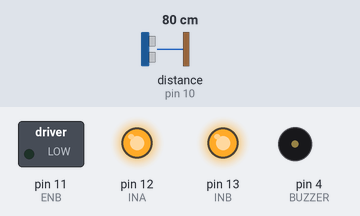
The sketch below on a simulated Arduino Uno, built with avr-gcc and run on an emulated ATmega328P. Shown: switched loads named in the sketch (green lamp = pin HIGH), output pins drawn as LEDs (lit = HIGH), buzzer (waves = sounding, pin HIGH). Inputs (shaded band) come from the test bench; at power-on: distance to the obstacle (sensor on pin 10) 80 cm. The echo pulse lasts 58.3 µs per cm; what the sketch prints to the serial monitor is not drawn.

Above: at 0.1 s.
Timing chart, 0 to 1.6 s (numbered marks = the images above):
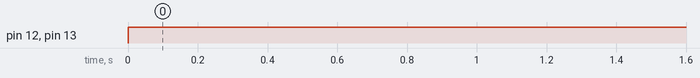

The sketch:

robot.ino
```cpp
#include <NewPing.h>

// #include <Distance.h>


/*
*  L298P Motor Shield
*  Code for exercising the L298P Motor Control portion of the shield
*  The low level motor control logic is kept in the function 'Motor'
*/
// The following pin designations are fixed by the shield
int const BUZZER = 4;
//  Motor A
int const ENA = 10;
int const INA = 12;
//  Motor B
int const ENB = 11;
int const INB = 13;

int const MIN_SPEED = 27;    // Set to minimum PWM value that will make motors turn
int const ACCEL_DELAY = 50;  // delay between steps when ramping motor speed up or down.

int const TRIGGER_PIN = 9;
int const ECHO_PIN =10;

NewPing ultrasonic(TRIGGER_PIN, ECHO_PIN, 400);
//===============================================================================
//  Initialization
//===============================================================================
void setup() {
  pinMode(ENA, OUTPUT);  // set all the motor control pins to outputs
  pinMode(ENB, OUTPUT);
  pinMode(INA, OUTPUT);
  pinMode(INB, OUTPUT);
  pinMode(BUZZER, OUTPUT);
  // ultrasonic.begin();
  Serial.begin(9600);  // Set comm speed for serial monitor messages
}
//===============================================================================
//  Main
//===============================================================================

/*
Motor A = left motor
Motor B = right motor

Forward
Backward
Turnleft
Turnright
Stop
 */
void loop() {
  // Run both motors Forward at 75% power
  // forward(75);
  // delay(3000);
  // turnLeft(75);
  // delay(3000);
  stop();
  // delay(4000);
  Serial.println(ultrasonic.ping_cm());
}

void stop() {
  Motor('C', 'F', 0);
}

void turnLeft(int speed) {
  Motor('A', 'F', speed);
  Motor('B', 'R', speed);
}

void turnRight(int speed) {
  Motor('A', 'R', speed);
  Motor('B', 'F', speed);
}

void backward(int speed) {
  Motor('A', 'R', speed);
  Motor('B', 'R', speed);
}

void forward(int speed) {
  Motor('A', 'F', speed);
  Motor('B', 'F', speed);
}

/*
 * Motor function does all the heavy lifting of controlling the motors
 * mot = motor to control either 'A' or 'B'.  'C' controls both motors.
 * dir = Direction either 'F'orward or 'R'everse
 * speed = Speed.  Takes in 1-100 percent and maps to 0-255 for PWM control.
 * Mapping ignores speed values that are too low to make the motor turn.
 * In this case, anything below 27, but 0 still means 0 to stop the motors.
 */
void Motor(char mot, char dir, int speed) {
  // remap the speed from range 0-100 to 0-255
  int newspeed;
  if (speed == 0)
    newspeed = 0;  // Don't remap zero, but remap everything else.
  else
    newspeed = map(speed, 1, 100, MIN_SPEED, 255);

  switch (mot) {
    case 'A':  // Controlling Motor A
      if (dir == 'F') {
        digitalWrite(INA, HIGH);
      } else if (dir == 'R') {
        digitalWrite(INB, LOW);
      }
      analogWrite(ENA, newspeed);
      break;

    case 'B':  // Controlling Motor B
      if (dir == 'F') {
        digitalWrite(INB, HIGH);
      } else if (dir == 'R') {
        digitalWrite(INB, LOW);
      }
      analogWrite(ENB, newspeed);
      break;

    case 'C':  // Controlling Both Motors
      if (dir == 'F') {
        digitalWrite(INA, HIGH);
        digitalWrite(INB, HIGH);
      } else if (dir == 'R') {
        digitalWrite(INA, LOW);
        digitalWrite(INB, LOW);
      }
      analogWrite(ENA, newspeed);
      analogWrite(ENB, newspeed);
      break;
  }
  // Send what we are doing with the motors out to the Serial Monitor.

  // Serial.print ("Motor: ");
  // if (mot=='C')
  //     Serial.print ("Both");
  //   else
  //     Serial.print (mot);
  // Serial.print ("t Direction: ");
  // Serial.print (dir);
  // Serial.print ("t Speed: ");
  // Serial.print (speed);
  // Serial.print ("t Mapped Speed: ");
  // Serial.println (newspeed);
}
```

Measured:
- by itself, pin 12 (INA), pin 13 (INB): LOW → HIGH at 0.00 s
